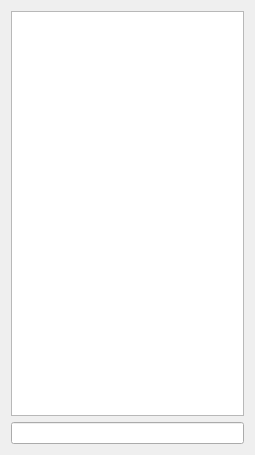
<?xml version="1.0" encoding="UTF-8"?>
<ui version="4.0">
 <class>terminal_widget</class>
 <widget class="QWidget" name="terminal_widget">
  <property name="geometry">
   <rect>
    <x>0</x>
    <y>0</y>
    <width>255</width>
    <height>455</height>
   </rect>
  </property>
  <property name="windowTitle">
   <string>Form</string>
  </property>
  <layout class="QVBoxLayout" name="verticalLayout">
   <item>
    <widget class="QPlainTextEdit" name="plainTextEdit"/>
   </item>
   <item>
    <widget class="QLineEdit" name="lineEdit"/>
   </item>
  </layout>
 </widget>
 <resources/>
 <connections/>
</ui>
